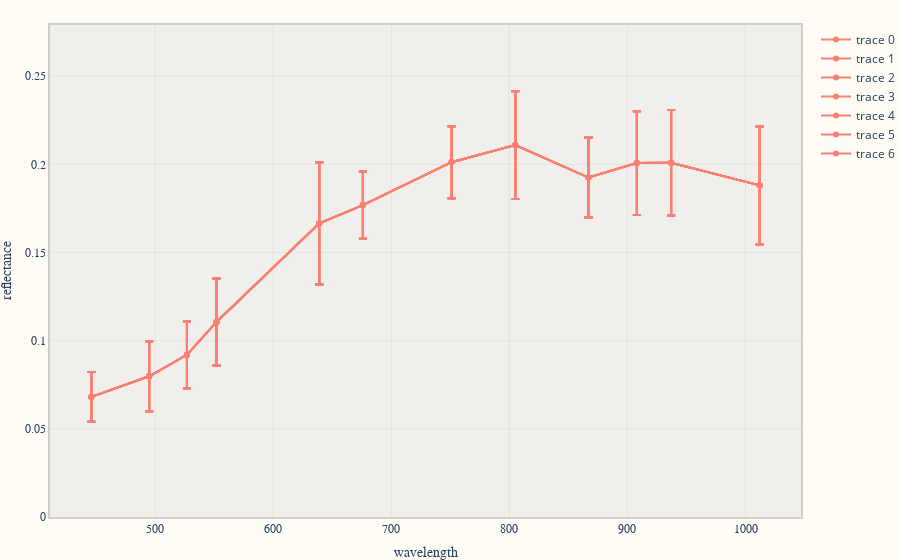

Source (notebook cell):
### Code cell
# noinspection PyTypeChecker
%time fig.update_layout(GRAPH_DISPLAY_DEFAULTS)
%time fig.update_xaxes(AXIS_DISPLAY_DEFAULTS | {"title_text": "wavelength"})
%time fig.update_yaxes(AXIS_DISPLAY_DEFAULTS | {"title_text": "reflectance"})
%time fig.update_layout({"yaxis": {"range": [0, min(y_axis) + max(y_axis)]}})

### Figure 1 — Plotly figure (JSON) as saved in the notebook; plotly's stock layout.template omitted (floating-point values rounded to 4 significant figures)
{"data": [{"error_y": {"array": [0.01415, 0.01989, 0.01892, 0.02468, 0.03472, 0.01904, 0.02044, 0.03059, 0.02266, 0.02938, 0.02994, 0.03346], "visible": true}, "line": {"color": "#fa8072"}, "mode": "lines+markers", "text": ["L2_R2, 446", "L0B_R0B, 495", "L1_R1, 527", "R0G_L0G, 552", "R0R_L0R, 639", "L4, 676", "L3, 751", "R3, 805", "L5, 867", "R4, 908", "R5, 937", "L6_R6, 1012"], "type": "scatter", "x": [446, 495, 527, 552, 639, 676, 751, 805, 867, 908, 937, 1012], "y": [0.0681, 0.07983, 0.09198, 0.1106, 0.1665, 0.1769, 0.2013, 0.211, 0.1925, 0.2007, 0.201, 0.1881]}, {"error_y": {"array": [0.01415, 0.01989, 0.01892, 0.02468, 0.03472, 0.01904, 0.02044, 0.03059, 0.02266, 0.02938, 0.02994, 0.03346], "visible": true}, "line": {"color": "#fa8072"}, "mode": "lines+markers", "text": ["L2_R2, 446", "L0B_R0B, 495", "L1_R1, 527", "R0G_L0G, 552", "R0R_L0R, 639", "L4, 676", "L3, 751", "R3, 805", "L5, 867", "R4, 908", "R5, 937", "L6_R6, 1012"], "type": "scatter", "x": [446, 495, 527, 552, 639, 676, 751, 805, 867, 908, 937, 1012], "y": [0.0681, 0.07983, 0.09198, 0.1106, 0.1665, 0.1769, 0.2013, 0.211, 0.1925, 0.2007, 0.201, 0.1881]}, {"error_y": {"array": [0.01415, 0.01989, 0.01892, 0.02468, 0.03472, 0.01904, 0.02044, 0.03059, 0.02266, 0.02938, 0.02994, 0.03346], "visible": true}, "line": {"color": "#fa8072"}, "mode": "lines+markers", "text": ["L2_R2, 446", "L0B_R0B, 495", "L1_R1, 527", "R0G_L0G, 552", "R0R_L0R, 639", "L4, 676", "L3, 751", "R3, 805", "L5, 867", "R4, 908", "R5, 937", "L6_R6, 1012"], "type": "scatter", "x": [446, 495, 527, 552, 639, 676, 751, 805, 867, 908, 937, 1012], "y": [0.0681, 0.07983, 0.09198, 0.1106, 0.1665, 0.1769, 0.2013, 0.211, 0.1925, 0.2007, 0.201, 0.1881]}, {"error_y": {"array": [0.01415, 0.01989, 0.01892, 0.02468, 0.03472, 0.01904, 0.02044, 0.03059, 0.02266, 0.02938, 0.02994, 0.03346], "visible": true}, "line": {"color": "#fa8072"}, "mode": "lines+markers", "text": ["L2_R2, 446", "L0B_R0B, 495", "L1_R1, 527", "R0G_L0G, 552", "R0R_L0R, 639", "L4, 676", "L3, 751", "R3, 805", "L5, 867", "R4, 908", "R5, 937", "L6_R6, 1012"], "type": "scatter", "x": [446, 495, 527, 552, 639, 676, 751, 805, 867, 908, 937, 1012], "y": [0.0681, 0.07983, 0.09198, 0.1106, 0.1665, 0.1769, 0.2013, 0.211, 0.1925, 0.2007, 0.201, 0.1881]}, {"error_y": {"array": [0.01415, 0.01989, 0.01892, 0.02468, 0.03472, 0.01904, 0.02044, 0.03059, 0.02266, 0.02938, 0.02994, 0.03346], "visible": true}, "line": {"color": "#fa8072"}, "mode": "lines+markers", "text": ["L2_R2, 446", "L0B_R0B, 495", "L1_R1, 527", "R0G_L0G, 552", "R0R_L0R, 639", "L4, 676", "L3, 751", "R3, 805", "L5, 867", "R4, 908", "R5, 937", "L6_R6, 1012"], "type": "scatter", "x": [446, 495, 527, 552, 639, 676, 751, 805, 867, 908, 937, 1012], "y": [0.0681, 0.07983, 0.09198, 0.1106, 0.1665, 0.1769, 0.2013, 0.211, 0.1925, 0.2007, 0.201, 0.1881]}, {"error_y": {"array": [0.01415, 0.01989, 0.01892, 0.02468, 0.03472, 0.01904, 0.02044, 0.03059, 0.02266, 0.02938, 0.02994, 0.03346], "visible": true}, "line": {"color": "#fa8072"}, "mode": "lines+markers", "text": ["L2_R2, 446", "L0B_R0B, 495", "L1_R1, 527", "R0G_L0G, 552", "R0R_L0R, 639", "L4, 676", "L3, 751", "R3, 805", "L5, 867", "R4, 908", "R5, 937", "L6_R6, 1012"], "type": "scatter", "x": [446, 495, 527, 552, 639, 676, 751, 805, 867, 908, 937, 1012], "y": [0.0681, 0.07983, 0.09198, 0.1106, 0.1665, 0.1769, 0.2013, 0.211, 0.1925, 0.2007, 0.201, 0.1881]}, {"error_y": {"array": [0.01415, 0.01989, 0.01892, 0.02468, 0.03472, 0.01904, 0.02044, 0.03059, 0.02266, 0.02938, 0.02994, 0.03346], "visible": true}, "line": {"color": "#fa8072"}, "mode": "lines+markers", "text": ["L2_R2, 446", "L0B_R0B, 495", "L1_R1, 527", "R0G_L0G, 552", "R0R_L0R, 639", "L4, 676", "L3, 751", "R3, 805", "L5, 867", "R4, 908", "R5, 937", "L6_R6, 1012"], "type": "scatter", "x": [446, 495, 527, 552, 639, 676, 751, 805, 867, 908, 937, 1012], "y": [0.0681, 0.07983, 0.09198, 0.1106, 0.1665, 0.1769, 0.2013, 0.211, 0.1925, 0.2007, 0.201, 0.1881]}], "layout": {"margin": {"b": 0, "l": 10, "r": 10, "t": 25}, "paper_bgcolor": "rgba(254,252,245,1)", "plot_bgcolor": "rgba(0,0,50,0.05)", "xaxis": {"gridcolor": "rgba(0,0,50,0.05)", "linecolor": "rgba(0,0,25,0.18)", "linewidth": 2, "mirror": true, "showgrid": true, "showline": true, "spikecolor": "rgba(0,0,25,0.18)", "tickcolor": "rgba(36,28,1,1)", "tickfont": {"family": "Fira Mono"}, "title": {"font": {"family": "Fira Mono"}, "text": "wavelength"}, "zerolinecolor": "rgba(0,0,25,0.18)"}, "yaxis": {"gridcolor": "rgba(0,0,50,0.05)", "linecolor": "rgba(0,0,25,0.18)", "linewidth": 2, "mirror": true, "range": [0, 0.2791], "showgrid": true, "showline": true, "spikecolor": "rgba(0,0,25,0.18)", "tickcolor": "rgba(36,28,1,1)", "tickfont": {"family": "Fira Mono"}, "title": {"font": {"family": "Fira Mono"}, "text": "reflectance"}, "zerolinecolor": "rgba(0,0,25,0.18)"}}}
